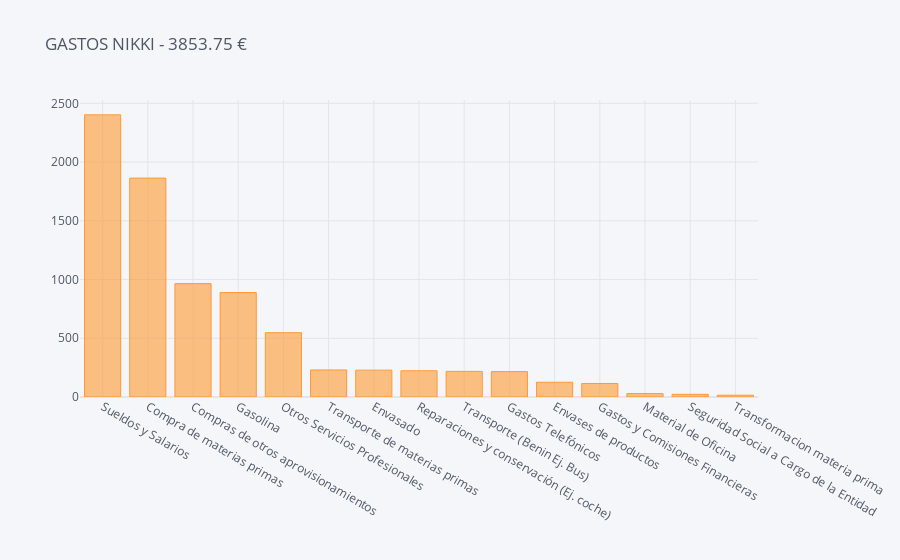

Write notebook code for a chart like this one.
### Code cell
expense[expense['intervencion']=='Intervention 2020'
       ].sort_values('cantidad',ascending=False
                    ).iplot(kind='bar',x='categoria',
                            y='cantidad',title='GASTOS NIKKI - 3853.75 €')

### Figure 1 — Plotly figure (JSON) as saved in the notebook; plotly's stock layout.template omitted (floating-point values rounded to 4 significant figures)
{"data": [{"marker": {"color": "rgba(255, 153, 51, 0.6)", "line": {"color": "rgba(255, 153, 51, 1.0)", "width": 1}}, "name": "cantidad", "orientation": "v", "text": "", "type": "bar", "x": ["Sueldos y Salarios", "Compra de materias primas", "Compras de otros aprovisionamientos", "Gasolina", "Otros Servicios Profesionales", "Transporte de materias primas", "Envasado", "Reparaciones y conservación (Ej. coche)", "Transporte (Benin Ej. Bus)", "Gastos Telefónicos", "Envases de productos", "Gastos y Comisiones Financieras", "Material de Oficina", "Seguridad Social a Cargo de la Entidad", "Transformacion materia prima"], "y": [2402.0, 1863.0, 965.1, 889.1, 547.5, 230.2, 228.7, 223.3, 218.1, 216.3, 125.8, 115.1, 29.1, 22.87, 15.24]}], "layout": {"legend": {"bgcolor": "#F5F6F9", "font": {"color": "#4D5663"}}, "paper_bgcolor": "#F5F6F9", "plot_bgcolor": "#F5F6F9", "title": {"font": {"color": "#4D5663"}, "text": "GASTOS NIKKI - 3853.75 €"}, "xaxis": {"gridcolor": "#E1E5ED", "showgrid": true, "tickfont": {"color": "#4D5663"}, "title": {"font": {"color": "#4D5663"}, "text": ""}, "zerolinecolor": "#E1E5ED"}, "yaxis": {"gridcolor": "#E1E5ED", "showgrid": true, "tickfont": {"color": "#4D5663"}, "title": {"font": {"color": "#4D5663"}, "text": ""}, "zerolinecolor": "#E1E5ED"}}}
